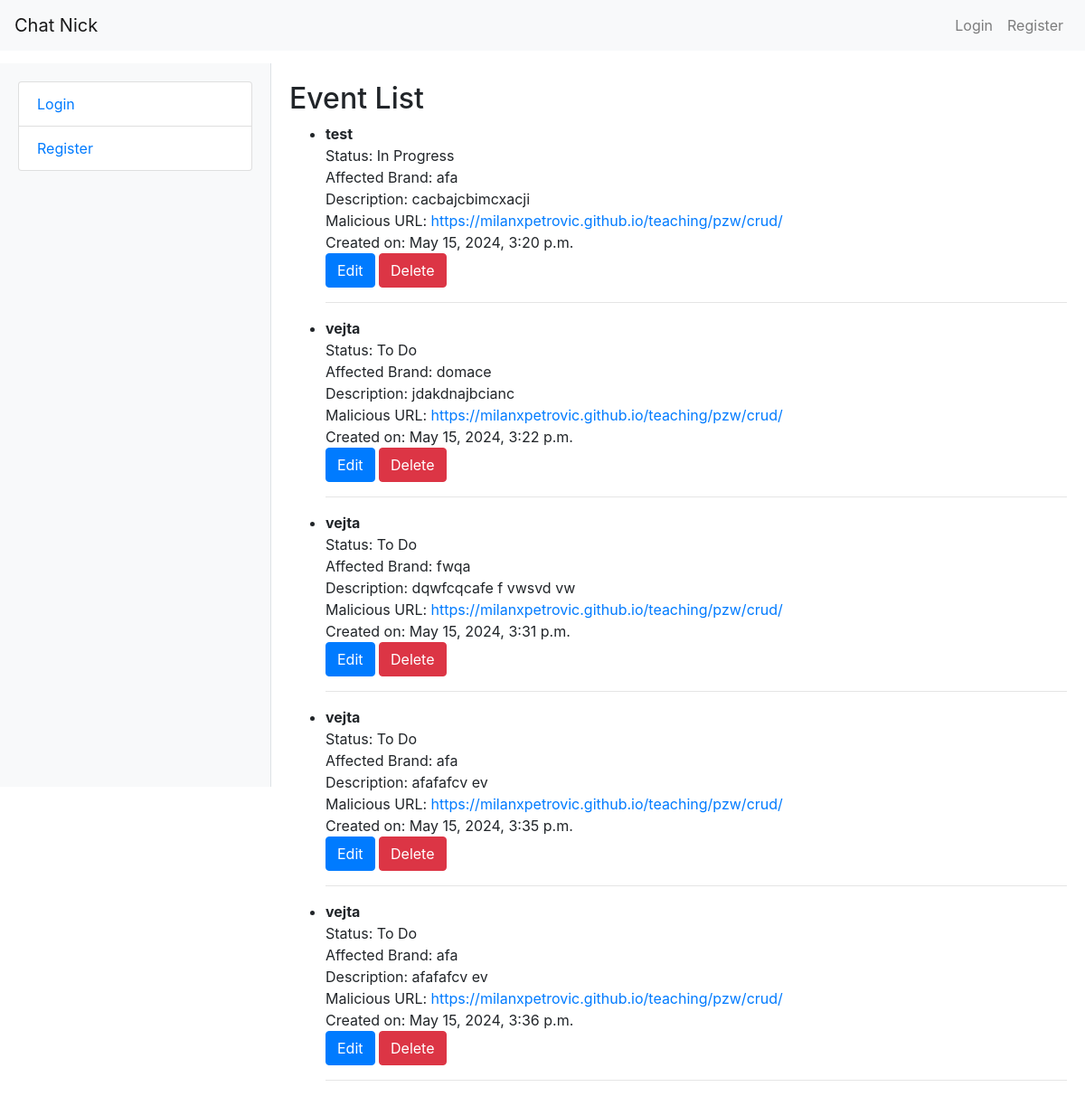
Screenshot of /events/ with the database file from the repository.
### main/models.py (models this page shows)
class Event(models.Model):
    STATUS_CHOICES = [
        ('todo', 'To Do'),
        ('in_progress', 'In Progress'),
        ('done', 'Done'),
    ]
    name = models.CharField(max_length=255)
    creation_datetime = models.DateTimeField(auto_now_add=True)
    affected_brand = models.CharField(max_length=255)
    description = models.TextField(max_length=1500)
    malicious_url = models.URLField()
    malicious_domain_registration_date = models.DateField(default=date.today)  # Set default to today's date
    malicious_domain_dns_a = models.CharField(max_length=255)
    malicious_domain_dns_ns = models.CharField(max_length=255)
    malicious_domain_dns_mx = models.CharField(max_length=255)
    matching_keywords = models.TextField()
    status = models.CharField(max_length=20, choices=STATUS_CHOICES, default='todo')

### main/views.py (the view)
# urls.py: path('events/', views.event_list, name='event_list'),  # URL za listu događaja
def event_list(request):
    events = Event.objects.all()
    return render(request, 'event_list.html', {'events': events})

### main/templates/event_list.html
{% extends 'landing.html' %}
{% block content %}
  <h2>Event List</h2>
  <ul>
    {% for event in events %}
      <li>
        <strong>{{ event.name }}</strong><br>
        Status: {{ event.get_status_display }}<br>
        Affected Brand: {{ event.affected_brand }}<br>
        Description: {{ event.description }}<br>
        Malicious URL: <a href="{{ event.malicious_url }}">{{ event.malicious_url }}</a><br>
        Created on: {{ event.creation_datetime }}<br>
        <a href="{% url 'main:edit_event' event.id %}" class="btn btn-primary">Edit</a>
        <a href="{% url 'main:delete_event' event.id %}" class="btn btn-danger">Delete</a>
        <hr>
      </li>
    {% endfor %}
  </ul>
{% endblock %}

### main/templates/landing.html (shortened to what this page needs)
<!DOCTYPE html>
<html lang="en">
<head>
    <link href="https://maxcdn.bootstrapcdn.com/bootstrap/4.5.2/css/bootstrap.min.css" rel="stylesheet">
</head>
<body>
    <nav class="navbar navbar-expand-lg navbar-light bg-light fixed-top">
        <a class="navbar-brand" href="#">Chat Nick</a>
        <div class="collapse navbar-collapse" id="navbarNav">
            <ul class="navbar-nav ml-auto">
                {% if user.is_authenticated %}
                    <li class="nav-item">
                        <a class="nav-link" href="/logout">Logout</a>
                    </li>
                    <li class="nav-item">
                        <a class="nav-link" href="/add_event">Dodaj Event</a>
                    </li>
                    <li class="nav-item">
                        <a class="nav-link" href="/events">Lista</a>
                    </li>
                    <li class="nav-item">
                        <a class="nav-link" href="/pretraga_eventova">Pretraga eventova</a>
                    </li>
                {% else %}
                    <li class="nav-item">
                        <a class="nav-link" href="/login">Login</a>
                    </li>
                    <li class="nav-item">
                        <a class="nav-link" href="/register">Register</a>
                    </li>
                {% endif %}
            </ul>
        </div>
    </nav>
    <div class="container-fluid">
        <div class="row">
            <div class="col-md-3 sidebar">
                {% block sidebar %}
                <ul class="list-group">
                    {% if user.is_authenticated %}
                        <li class="list-group-item">Pozdrav, {{ user.username }}</li>
                        <li class="list-group-item"><a href="/logout">Logout</a></li>
                        <li class="list-group-item"><a href="/add_event">Dodaj Event</a></li>
                        <li class="list-group-item"><a href="/events">Lista</a></li>
                        <li class="list-group-item"><a href="/pretraga_eventova">Pretraga eventova</a></li>
                    {% else %}
                        <li class="list-group-item"><a href="/login">Login</a></li>
                        <li class="list-group-item"><a href="/register">Register</a></li>
                    {% endif %}
                </ul>
                {% endblock %}
            </div>
            <div class="col-md-9 content">
                {% block content %}
                {% endblock %}
            </div>
        </div>
    </div>
</body>
</html>

### main/templates/landing.html (style rules this page uses)
body { padding-top: 70px; }
.sidebar { background-color: #f8f9fa; padding: 20px; border-right: 1px solid #dee2e6; height: 100vh; }
.content { padding: 20px; }

### rows the page displays
Event: name "test", status "In Progress", affected_brand "afa", description "cacbajcbimcxacji", malicious_url "https://milanxpetrovic.github.io/teaching/pzw/crud/", creation_datetime "May 15, 2024, 3:20 p.m."
Event: name "vejta", status "To Do", affected_brand "domace", description "jdakdnajbcianc", malicious_url "https://milanxpetrovic.github.io/teaching/pzw/crud/", creation_datetime "May 15, 2024, 3:22 p.m."
Event: name "vejta", status "To Do", affected_brand "fwqa", description "dqwfcqcafe f vwsvd vw", malicious_url "https://milanxpetrovic.github.io/teaching/pzw/crud/", creation_datetime "May 15, 2024, 3:31 p.m."
Event: name "vejta", status "To Do", affected_brand "afa", description "afafafcv ev", malicious_url "https://milanxpetrovic.github.io/teaching/pzw/crud/", creation_datetime "May 15, 2024, 3:35 p.m."
Event: name "vejta", status "To Do", affected_brand "afa", description "afafafcv ev", malicious_url "https://milanxpetrovic.github.io/teaching/pzw/crud/", creation_datetime "May 15, 2024, 3:36 p.m."
